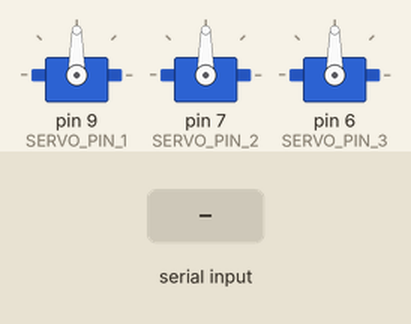
This sketch was run on a simulated Arduino Uno, built with avr-gcc and run on an emulated ATmega328P. Shown: 3 × servo. Inputs (shaded band) come from the test bench.

Above: at 1.2 s.
1.3 s: "R" received over Serial
At 2.1 s:
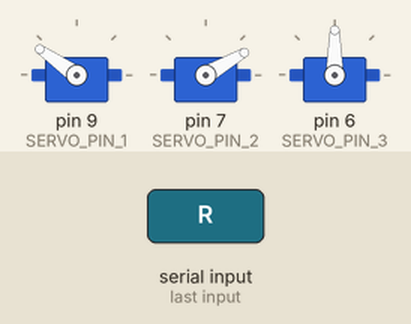
2.8 s: "Q" received over Serial
At 3.2 s:
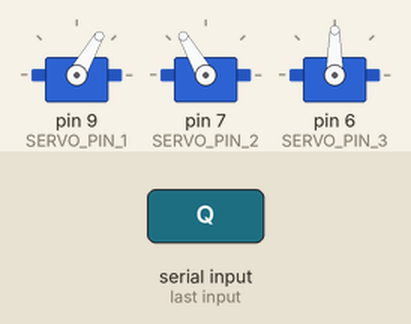
4.3 s: "S" received over Serial
At 5.6 s:
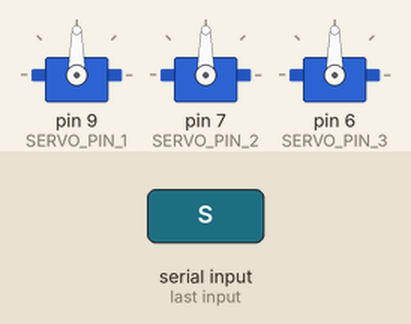
Timing chart, 0 to 7.3 s (numbered marks = the images above; inputs shaded):
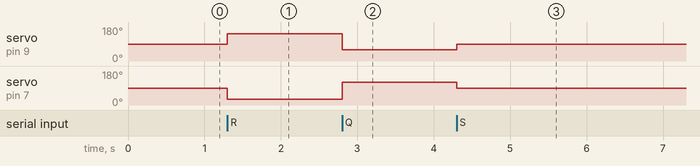

The sketch:

gripper_control.ino
```cpp
#include <Servo.h>


const uint8_t SERVO_PIN_1 = 9;
const uint8_t SERVO_PIN_2 = 7;
const uint8_t SERVO_PIN_3 = 6;

Servo servo1, servo2, servo3;


void setSpherical() {
  servo1.write( 90);
  servo2.write( 90);
  servo3.write( 90);
}
void setRectangle() {
  servo1.write( 145);
  servo2.write(30);
  servo3.write(90);
}
void setSquare() {
  servo1.write(60);
  servo2.write( 120);
  servo3.write( 90);
}

void setup() {
  Serial.begin(115200);
  servo1.attach(SERVO_PIN_1);
  servo2.attach(SERVO_PIN_2);
  servo3.attach(SERVO_PIN_3);

  setSpherical();
}

void loop() {
  if (Serial.available()) {
    char cmd = Serial.read();
    switch (cmd) {
      case 'S': setSpherical(); break;
      case 'R': setRectangle(); break;
      case 'Q': setSquare();    break;
      default:                  break;
    }
  }
}
```

Measured:
- after the input at 1.3 s, servo on pin 9 (SERVO_PIN_1): 90° → 145° at once; servo on pin 7 (SERVO_PIN_2): 90° → 30° at once
- after the input at 2.8 s, servo on pin 9 (SERVO_PIN_1): 145° → 60° at once; servo on pin 7 (SERVO_PIN_2): 30° → 120° at once
- after the input at 4.3 s, servo on pin 9 (SERVO_PIN_1): 60° → 90° at once; servo on pin 7 (SERVO_PIN_2): 120° → 90° at once
